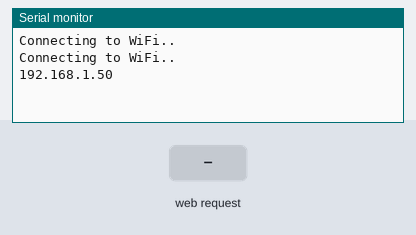
Bench run of a sketch on a simulated ESP32. On the bench: the last lines printed to the serial monitor. The inputs (shaded band) are chosen by the test bench. WiFi joins after 1.5 s; servers stay silent unless stated; storage starts empty.

Above: at 3.2 s.
3.3 s: HTTP request GET /temperature received
At 4.1 s:
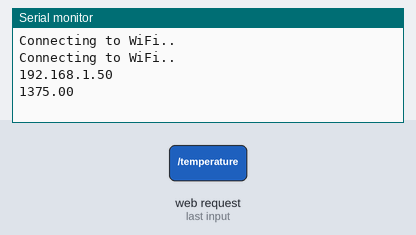
4.8 s: HTTP request GET /humidity received
At 5.2 s:
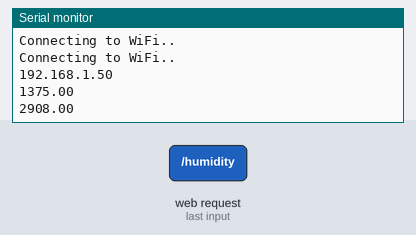

Measured:
- after the input at 3.3 s, the serial monitor: prints a new line at once (image 1)
- after the input at 4.8 s, the serial monitor: prints a new line at once (image 2)

The sketch:

ESP_Chart_Web_Server.ino
```cpp
// (licence header left out)
// Import required libraries

  #include <WiFi.h>
  #include <ESPAsyncWebServer.h>
  #include <SPIFFS.h>


// Replace with your network credentials
const char* ssid = "GEWIFITP1";
const char* password = "geiigeii";

int i=0;

// Create AsyncWebServer object on port 80
AsyncWebServer server(80);

String readBME280Temperature() {
  // Read temperature as Celsius (the default)
  float t = 45+i;

    Serial.println(t);
    return String(t);

}

String readBME280Humidity() {
  float h = 78+i;

    Serial.println(h);
    return String(h);

}

String readBME280Pressure() {
  float p = 1024+i;

    Serial.println(p);
    return String(p);
}

void setup(){
  // Serial port for debugging purposes
  Serial.begin(115200);


  // Initialize SPIFFS
  if(!SPIFFS.begin()){
    Serial.println("An Error has occurred while mounting SPIFFS");
    return;
  }

  // Connect to Wi-Fi
  WiFi.begin(ssid, password);
  while (WiFi.status() != WL_CONNECTED) {
    delay(1000);
    Serial.println("Connecting to WiFi..");
  }

  // Print ESP32 Local IP Address
  Serial.println(WiFi.localIP());

  // Route for root / web page
  server.on("/", HTTP_GET, [](AsyncWebServerRequest *request){
    request->send(SPIFFS, "/index.html");
  });
  server.on("/temperature", HTTP_GET, [](AsyncWebServerRequest *request){
    request->send_P(200, "text/plain", readBME280Temperature().c_str());
  });
  server.on("/humidity", HTTP_GET, [](AsyncWebServerRequest *request){
    request->send_P(200, "text/plain", readBME280Humidity().c_str());
  });
  server.on("/pressure", HTTP_GET, [](AsyncWebServerRequest *request){
    request->send_P(200, "text/plain", readBME280Pressure().c_str());
  });

  // Start server
  server.begin();
}

void loop(){

  i++;


}
```
